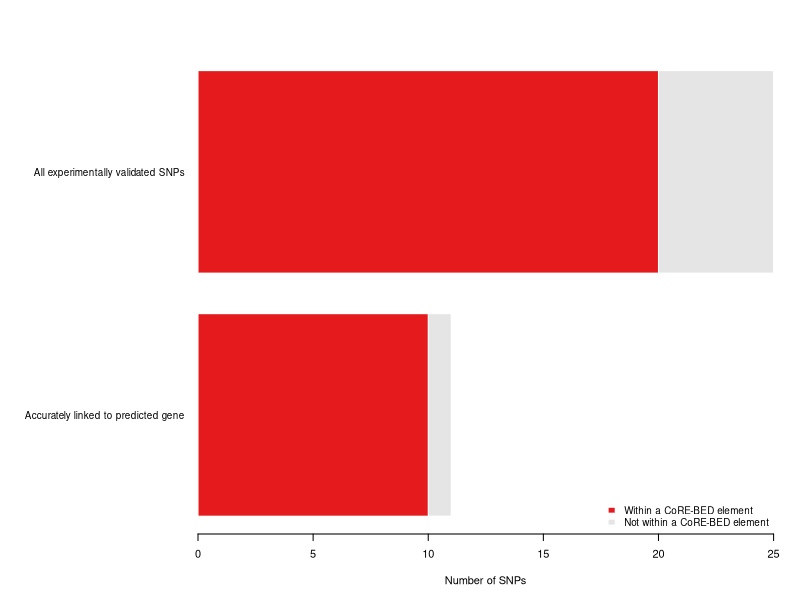

Generate this figure with R:
data_a = read.table("figure.data.txt",h=T,sep="\t")
data_a = data_a[order(data_a[,3]),]

library(RColorBrewer)
colpal = brewer.pal(2,"Set1")
mycol  = colpal[c(1)] 

pdf("figure.pdf", height=2,width=7)
layout(matrix(c(1,1,1,2,2), nrow = 3, ncol = 1, byrow = TRUE))
par(mar=c(5,15,4,2))
barplot(data_a[,2],horiz=TRUE,names=data_a$core_bed,border=0,col="gray90",xlab="Number of SNPs",las=2,xaxt="n",xlim=c(0,25),cex.names=0.9)
barplot(data_a[,3],horiz=TRUE,names=""        ,border=0,col=mycol,add=T)
legend("bottomright",c("Within a CoRE-BED element","Not within a CoRE-BED element"), fill=c(colpal[1],"gray90"), border=0, bty="n", cex=0.9)
#mtext(side=3,"a",adj=0,cex=1.25,font=2,las=1)
dev.off()